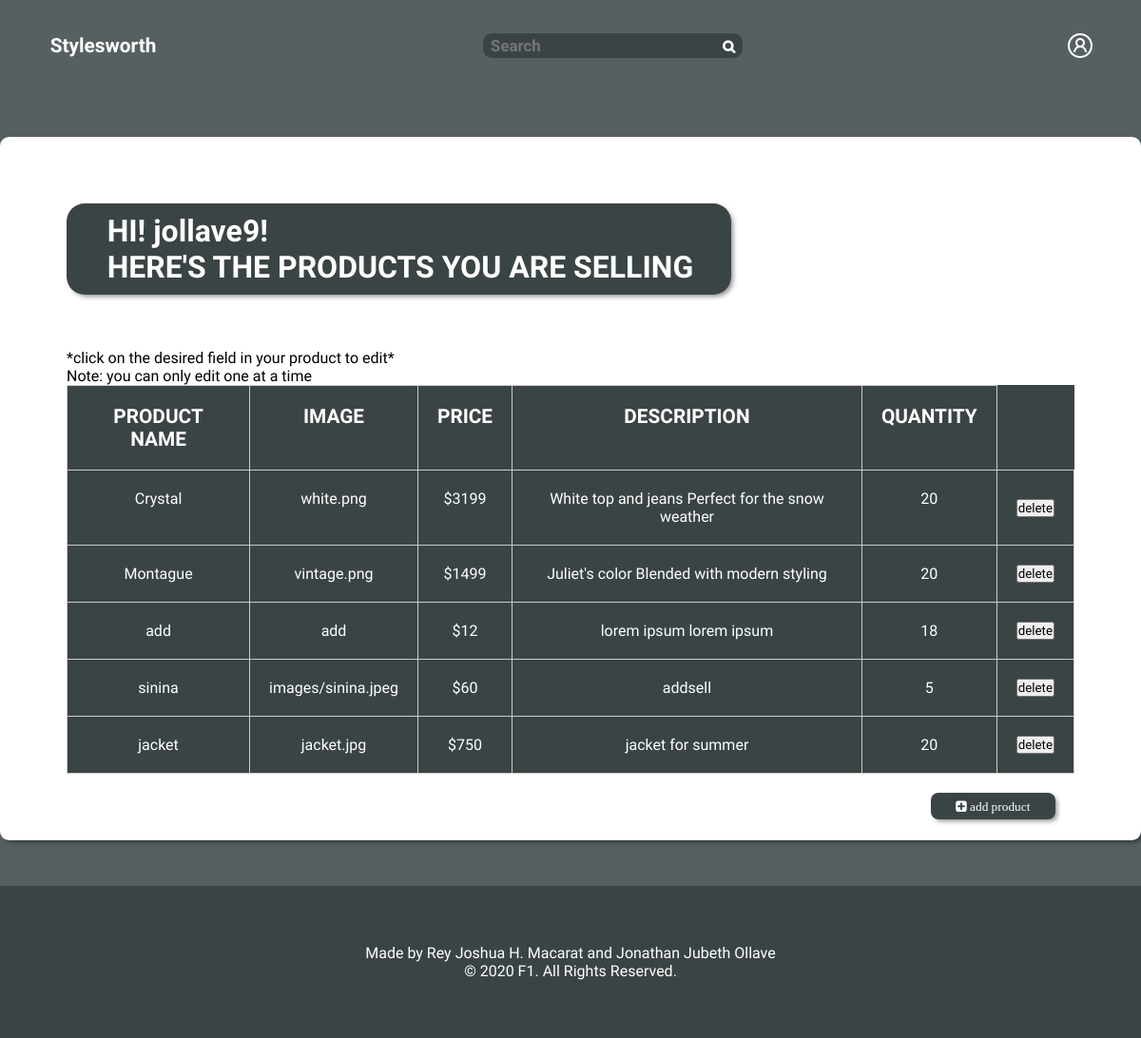
Page /html/homepage/sell.php (signed in) on the committed database.
### tables this page shows
CREATE TABLE `product` (
  `ProductID` int(11) NOT NULL,
  `ProductName` varchar(20) NOT NULL,
  `Price` decimal(10,0) NOT NULL,
  `Image` varchar(100) DEFAULT NULL,
  `Description` text NOT NULL,
  `quantity` int(11) NOT NULL,
  `seller` varchar(50) NOT NULL
);

### html/homepage/sell.php (the view, shortened to what this page needs)
<?php
  $con = mysqli_connect("localhost","root","","ishley_db");
  $flag = isset($_SESSION["Username"]);
?>
<!DOCTYPE html>
<html lang="en">
  <head>
    <link
      rel="stylesheet"
      href="https://cdnjs.cloudflare.com/ajax/libs/font-awesome/4.7.0/css/font-awesome.min.css"
    />
    <link rel="stylesheet" href="../../core/sass/main.css" />
  </head>
  <body>
  <div class="nav">
      <ul>
        <li class="nav__item font-8 font-large">
          <a href="./index.php">
            Stylesworth
          </a>
        </li>
        <li class="nav__item">
          <div class="search" id="search" >
            <form action="search.php" method="post">
            <input class="search__item" type="text" placeholder="Search" name="search"/>
            <button type="submit"><i class="fa fa-search search__item"></i></button>
            </form>
          </div>
        </li>
        <li class="nav__item font-8" style="display: flex;">
          <button class="btn-user" onclick="ToggleSlide()">
            <img class="img" src="../../core/images/user.png" alt="User" />
          </button>
        </li>
      </ul>
    </div>
    <div class="seller">
    <?php
    if($flag){
        $sql = "select ProductName, Price, Image,Description,quantity,ProductID  from Product where seller = '$_SESSION[Username]'";
        $result = mysqli_query($con,$sql);
    echo '<h1>&emsp;HI! '.$_SESSION['Username'].'!<br>&emsp;HERE\'S THE PRODUCTS YOU ARE SELLING</h1><br>';
    echo '<br>&ensp;&emsp;';
    echo '<p style="color:black">*click on the desired field in your product to edit*</p>
          <p style="color:black">Note: you can only edit one at a time</p>';
    echo '<table>';
    echo '<tr>
        <th>PRODUCT NAME</th>
        <th>IMAGE</th>
        <th>PRICE</th>
        <th>DESCRIPTION</th>
        <th>QUANTITY</th>';
    while($result_row = $result->fetch_assoc()){
        echo '<tr>
              <td id="ProductName">'. $result_row['ProductName'].'</td>'
            .'<td id="Image">'. $result_row['Image'].'</td>'
            .'<td id="Price">$'.$result_row['Price'].'</td>'
            .'<td id="Description">', $result_row['Description'].'</td>'
            .'<td id="quantity">', $result_row['quantity'].'</td>'
            .'<td id="ProductID">
            <form action="deletesell.php" method="post" >
            <button class="delete" name="deleteID" value="'.$result_row['ProductID'].'">delete</button>
            </form></td>'
            .'</tr>';
    }
    echo "</table>";
    }
    ?>
    <button class="btn-buy" id="addProductButton"><i class="fa fa-plus-square"> add product </i></button>
    </div>
    <footer>
      Made by Rey Joshua H. Macarat and Jonathan Jubeth Ollave <br />
      © 2020 F1. All Rights Reserved.
    </footer>
  </body>
</html>

### core/sass/main.css (style rules this page uses)
li { list-style-type: none; }
table { border-collapse: collapse; border-spacing: 0; }
a { color: white; text-decoration: none; }
* { font-family: "Baloo Chettan 2", cursive; }
body { background-color: #576061; }
.nav { background-color: transparent; margin: 2em; height: 10vh; }
.nav ul { display: -webkit-box; display: -ms-flexbox; display: flex; -webkit-box-orient: horizontal; -webkit-box-direction: normal; -ms-flex-direction: row; flex-direction: row; -webkit-box-pack: justify; -ms-flex-pack: justify; justify-content: space-between; -webkit-box-align: center; -ms-flex-align: center; align-items: center; }
.nav__item { margin-right: 1em; margin-left: 1em; }
.font-8 { font-weight: 800; }
.font-large { font-size: 130%; }
.search { background-color: #3b4445; color: #83888b; padding: 0.2em 0.5em; border-radius: 0.6em; }
.search__item { background-color: #3b4445; border: none; font-weight: 600; font-size: 105%; }
.search button { cursor: pointer; border: none; background-color: #3b4445; }
.btn-user { border: none; background-color: transparent; }
.img { vertical-align: bottom; cursor: pointer; }
footer { display: -webkit-box; display: -ms-flexbox; display: flex; -webkit-box-pack: space-evenly; -ms-flex-pack: space-evenly; justify-content: space-evenly; -webkit-box-align: center; -ms-flex-align: center; align-items: center; height: 20vh; margin-top: 3em; background-color: #3b4445; text-align: center; }
.btn-buy { padding: 0.5em 2em; border: none; font-weight: bolder; background-color: #3b4445; cursor: pointer; -webkit-box-shadow: 3px 3px 5px -1px rgba(0, 0, 0, 0.43); box-shadow: 3px 3px 5px -1px rgba(0, 0, 0, 0.43); -webkit-transition: -webkit-transform 80ms ease-in; transition: -webkit-transform 80ms ease-in; transition: transform 80ms ease-in; transition: transform 80ms ease-in, -webkit-transform 80ms ease-in; border-radius: 0.6em; }
.seller { margin: 0 auto; background-color: white; -webkit-box-shadow: 3px 3px 5px -1px rgba(0, 0, 0, 0.43); box-shadow: 3px 3px 5px -1px rgba(0, 0, 0, 0.43); border-radius: 0.6em; padding: 70px; width: -webkit-fit-content; width: -moz-fit-content; width: fit-content; }
.seller td, .seller th { padding: 20px; text-align: center; border: 1px solid #ccc; }
.seller th { font-size: 1.3em; }
.seller h1 { background-color: #3b4445; color: white; border-radius: 0.6em; width: -webkit-fit-content; width: -moz-fit-content; width: fit-content; padding: 10px 40px 10px 10px; -webkit-box-shadow: 3px 3px 5px -1px rgba(0, 0, 0, 0.43); box-shadow: 3px 3px 5px -1px rgba(0, 0, 0, 0.43); }
.seller table { background-color: #3b4445; }
.seller button { float: right; margin: 20px; }
.seller #ProductID { padding: 0; margin: 0; vertical-align: middle; cursor: default; }
.seller #ProductID button { color: black; cursor: pointer; }

### rows in the picture
product: ProductName "Crystal", Image "white.png", Price "3199", Description "White top and jeans Perfect for the snow weather", quantity "20", $result_row['ProductID'] 5 (drawn)
product: ProductName "Montague", Image "vintage.png", Price "1499", Description "Juliet's color Blended with modern styling", quantity "20", $result_row['ProductID'] 6 (drawn)
product: ProductName "add", Image "add", Price "12", Description "lorem ipsum lorem ipsum", quantity "18", $result_row['ProductID'] 21 (drawn)
product: ProductName "sinina", Image "images/sinina.jpeg", Price "60", Description "addsell", quantity "5", $result_row['ProductID'] 22 (drawn)
product: ProductName "jacket", Image "jacket.jpg", Price "750", Description "jacket for summer", quantity "20", $result_row['ProductID'] 23 (drawn)

### other values in the picture
$_SESSION['Username'] "jollave9"
